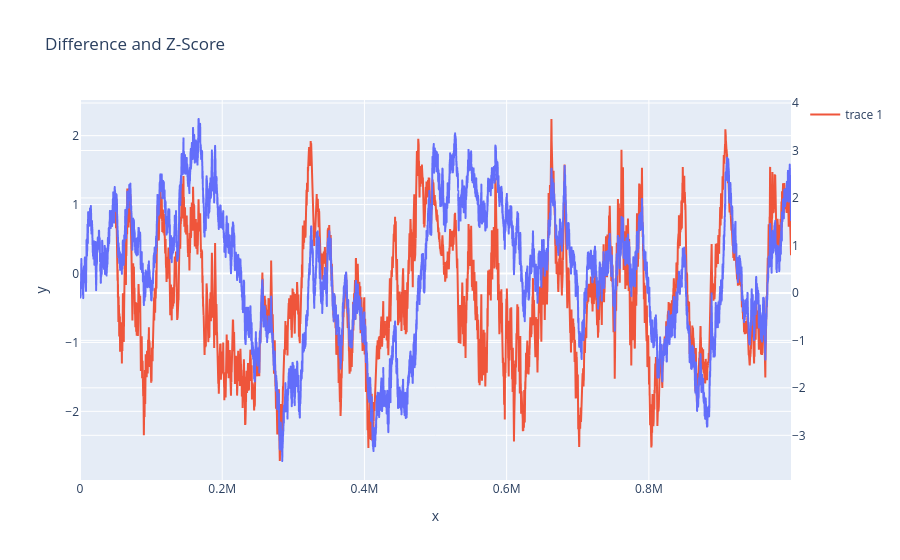

The cell this chart's notebook holds for it:
### Code cell
window = 500
diff = pd.DataFrame({'diff': df_gift_basket['swmid'].to_numpy() - df_synthetic['swmid'].to_numpy()})
rolling_z_score = (diff['diff'] - diff['diff'].rolling(window=window).mean()) / diff['diff'].rolling(window=window).std()
z_score_diff = (diff['diff'] - np.mean(diff['diff'])) / np.std(diff['diff'])

fig = px.line(x=df_synthetic['timestamp'], y=z_score_diff, title='Difference and Z-Score')
fig.add_scatter(x=df_synthetic['timestamp'], y=rolling_z_score, yaxis="y2")
fig.update_layout(yaxis2=dict(overlaying='y', side='right'))
fig.show()

### Figure 1 — Plotly figure (JSON) as saved in the notebook; plotly's stock layout.template omitted (floating-point values rounded to 4 significant figures; data arrays with more than 128 entries replaced by an {"elided": "..."} marker saying what was removed)
{"data": [{"hovertemplate": "x=%{x}<br>y=%{y}<extra></extra>", "legendgroup": "", "line": {"color": "#636efa", "dash": "solid"}, "marker": {"symbol": "circle"}, "mode": "lines", "name": "", "showlegend": false, "type": "scattergl", "x": {"elided": "10000 int values"}, "xaxis": "x", "y": {"elided": "10000 float values"}, "yaxis": "y"}, {"type": "scatter", "x": {"elided": "10000 int values"}, "y": {"elided": "10000 float values"}, "yaxis": "y2"}], "layout": {"legend": {"tracegroupgap": 0}, "title": {"text": "Difference and Z-Score"}, "xaxis": {"anchor": "y", "domain": [0, 1], "title": {"text": "x"}}, "yaxis": {"anchor": "x", "domain": [0, 1], "title": {"text": "y"}}, "yaxis2": {"overlaying": "y", "side": "right"}}}
